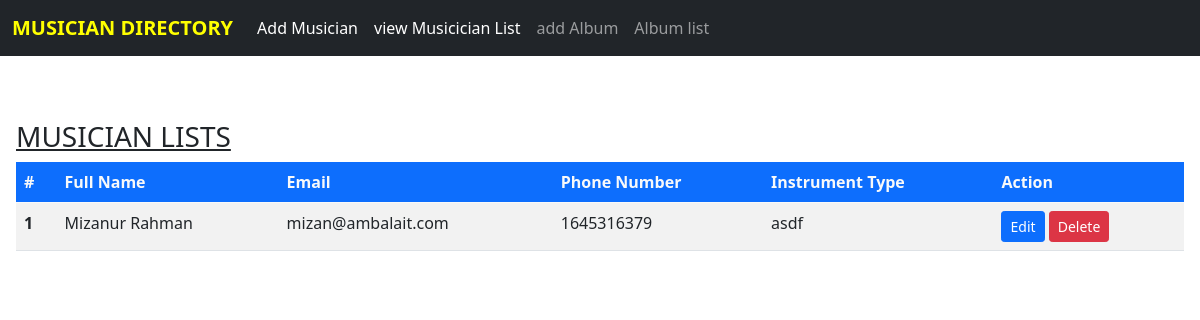
Before: /musician/view_musician_list with the older database file.
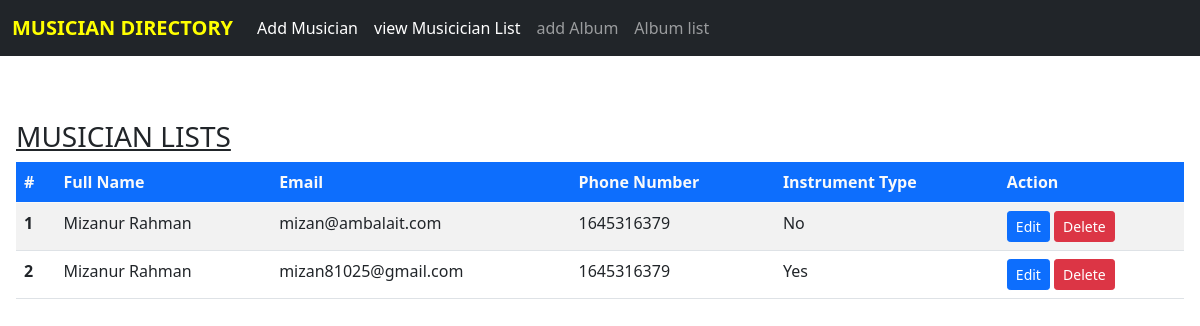
After: the same page with the newer database file.
### musician/models.py (models this page shows, shortened)
class MusicianModel(models.Model):
  first_name= models.CharField(max_length=250)
  last_name = models.CharField(max_length=250)
  email = models.EmailField()
  phone_number = models.IntegerField()
  instrument_type= models.CharField(max_length=250)

### musician/views.py (the view)
# urls.py: path('view_musician_list', views.list_musician, name='view_musician_list'),
def list_musician(request):
  musician_lists = MusicianModel.objects.all()
  return render(request, 'musician/list_musician.html', { 'data' : musician_lists})

### musician/templates/musician/list_musician.html
{% extends 'layouts/appLayout.html' %}
{% block content %}
<div class="mt-5 p-3">
  <h3><u> MUSICIAN LISTS</u> </h3>
  <table class="table table-striped">
    <thead class="thead-dark bg-primary text-light">
      <tr>
        <th scope="col">#</th>
        <th scope="col">Full Name</th>
        <th scope="col">Email</th>
        <th scope="col">Phone Number</th>
        <th scope="col">Instrument Type</th>
        <th scope="col">Action</th>
      </tr>
    </thead>
    <tbody>
      {% for item in  data %}
      <tr>
        <th scope="row">{{ forloop.counter }}</th>
        <td>{{ item.first_name|add:" "|add:item.last_name }}</td>
        <td>{{ item.email }}</td>
        <td>{{ item.phone_number }}</td>
        <td>{{ item.instrument_type }}</td>
        <td>
           <a href="#" class="btn btn-primary btn-sm">Edit</a>
            <a href="#" class="btn btn-danger btn-sm">Delete</a>
        </td>
      </tr>
      {% endfor %}
    </tbody>
  </table>
</div>
{% endblock %}

Changed rows visible on the page:
changed MusicianModel "mizan@ambalait.com": instrument_type "asdf" → "No"
added MusicianModel: first_name|add "Mizanur Rahman", email "mizan81025@gmail.com", phone_number "1645316379", instrument_type "Yes"
